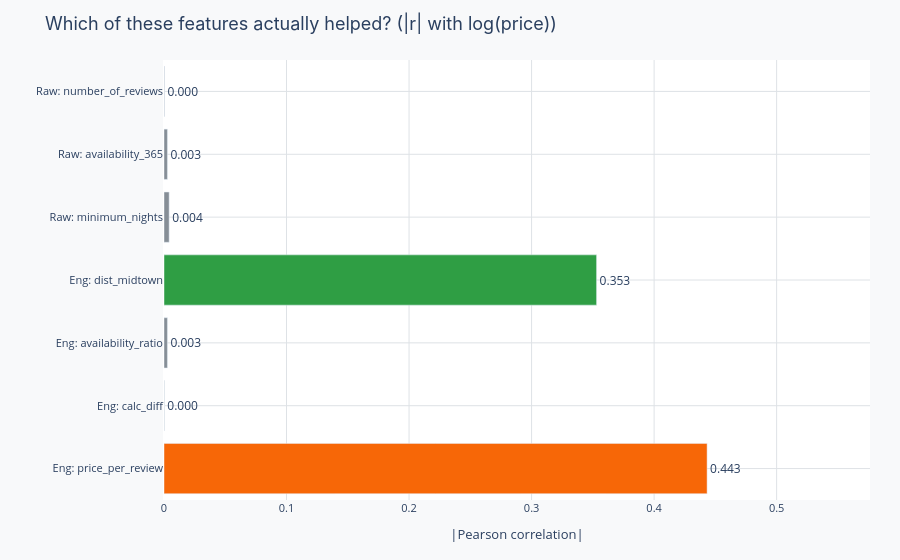

The code cell stored with this chart in its notebook:
### Markdown cell above
---
## Real-world example: Which of these features actually helped?

Seven bars, one chart. Three are the raw columns you started with. Four are the engineered features from above. Color marks the category each one landed in: green for a real win, gray for no change, orange for a leak. Only one bar is green and one is orange — the other five, three raw and two engineered, are all gray, because none of them carry any signal about price.

### Code cell
_raw_cols_w2 = ['number_of_reviews', 'availability_365', 'minimum_nights']
_eng_cols_w2 = ['dist_midtown', 'availability_ratio', 'calc_diff', 'price_per_review']
_all_cols_w2 = _raw_cols_w2 + _eng_cols_w2

_category_w2 = {
    'number_of_reviews': 'none', 'availability_365': 'none', 'minimum_nights': 'none',
    'dist_midtown': 'win', 'availability_ratio': 'none', 'calc_diff': 'none',
    'price_per_review': 'leak',
}
_labels_w2 = {
    'number_of_reviews': 'Raw: number_of_reviews',
    'availability_365': 'Raw: availability_365',
    'minimum_nights': 'Raw: minimum_nights',
    'dist_midtown': 'Eng: dist_midtown',
    'availability_ratio': 'Eng: availability_ratio',
    'calc_diff': 'Eng: calc_diff',
    'price_per_review': 'Eng: price_per_review',
}

corrs  = [abs(_airbnb_w2[c].corr(_y_price_w2)) for c in _all_cols_w2]
colors = [CATEGORY_COLOR[_category_w2[c]] for c in _all_cols_w2]
labels = [_labels_w2[c] for c in _all_cols_w2]

fig = go.Figure([go.Bar(
    x=corrs, y=labels, orientation='h',
    marker_color=colors,
    text=[f'{c:.3f}' for c in corrs], textposition='outside',
)])
layout = base_layout(
    title='Which of these features actually helped? (|r| with log(price))',
    xaxis_title='|Pearson correlation|',
    yaxis_title='',
)
layout.update(xaxis=dict(range=[0, max(corrs) * 1.3]), yaxis=dict(autorange='reversed'))
go.Figure(data=fig.data, layout=layout).show()

### Figure 1 — Plotly figure (JSON) as saved in the notebook; plotly's stock layout.template omitted (floating-point values rounded to 4 significant figures)
{"data": [{"marker": {"color": ["#868E96", "#868E96", "#868E96", "#2F9E44", "#868E96", "#868E96", "#F76707"]}, "orientation": "h", "text": ["0.000", "0.003", "0.004", "0.353", "0.003", "0.000", "0.443"], "textposition": "outside", "type": "bar", "x": [0.0003318, 0.002785, 0.004195, 0.353, 0.002785, 0.000214, 0.4432], "y": ["Raw: number_of_reviews", "Raw: availability_365", "Raw: minimum_nights", "Eng: dist_midtown", "Eng: availability_ratio", "Eng: calc_diff", "Eng: price_per_review"]}], "layout": {"legend": {"font": {"size": 12}}, "margin": {"b": 60, "l": 60, "r": 30, "t": 60}, "paper_bgcolor": "#F8F9FA", "plot_bgcolor": "#FFFFFF", "title": {"font": {"family": "Inter, Arial, sans-serif", "size": 18}, "text": "Which of these features actually helped? (|r| with log(price))"}, "xaxis": {"gridcolor": "#DEE2E6", "range": [0, 0.5762], "tickfont": {"size": 11}, "title": {"font": {"size": 13}, "text": "|Pearson correlation|"}}, "yaxis": {"autorange": "reversed", "gridcolor": "#DEE2E6", "tickfont": {"size": 11}, "title": {"font": {"size": 13}, "text": ""}}}}
